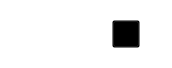
<?xml version="1.0" encoding="UTF-8"?>
<ui version="4.0">
 <class>StudentControls</class>
 <widget class="QWidget" name="StudentControls">
  <property name="geometry">
   <rect>
    <x>0</x>
    <y>0</y>
    <width>172</width>
    <height>64</height>
   </rect>
  </property>
  <property name="windowTitle">
   <string>Form</string>
  </property>
  <property name="styleSheet">
   <string notr="true">QWidget#StudentControls {
font-family:&quot;微软雅黑&quot;;
background-color: transparent;
}</string>
  </property>
  <layout class="QHBoxLayout" name="horizontalLayout">
   <item>
    <widget class="QWidget" name="widget" native="true">
     <property name="sizePolicy">
      <sizepolicy hsizetype="Maximum" vsizetype="Maximum">
       <horstretch>0</horstretch>
       <verstretch>0</verstretch>
      </sizepolicy>
     </property>
     <property name="styleSheet">
      <string notr="true">QWidget#widget{
  width: 132px;
  height: 44px;
  border-radius: 22px;
  background: #FFFFFF;
  box-shadow: 0px 2px 5px #d2d2d2;
}</string>
     </property>
     <layout class="QHBoxLayout" name="horizontalLayout_2">
      <property name="spacing">
       <number>12</number>
      </property>
      <item>
       <widget class="MultiIconButton" name="VideoControl">
        <property name="minimumSize">
         <size>
          <width>28</width>
          <height>28</height>
         </size>
        </property>
        <property name="maximumSize">
         <size>
          <width>28</width>
          <height>28</height>
         </size>
        </property>
        <property name="styleSheet">
         <string notr="true">QToolButton#VideoControl{
font-family:&quot;lviconfont&quot;;
font-size:28px;
color:#666666;
background:transparent;
border:none;
}
QLabel {
font-family:&quot;lviconfont&quot;;
font-size: 28px;
color:#666666;
border:none;
background:transparent;
}</string>
        </property>
        <property name="text">
         <string/>
        </property>
       </widget>
      </item>
      <item>
       <widget class="MultiIconButton" name="MicControl">
        <property name="minimumSize">
         <size>
          <width>28</width>
          <height>28</height>
         </size>
        </property>
        <property name="maximumSize">
         <size>
          <width>28</width>
          <height>28</height>
         </size>
        </property>
        <property name="styleSheet">
         <string notr="true">QToolButton#MicControl{
font-family:&quot;lviconfont&quot;;
font-size:28px;
color:#666666;
background:transparent;
border:none;
}
QLabel {
font-family:&quot;lviconfont&quot;;
font-size: 28px;
color:#666666;
border:none;
background:transparent;
}</string>
        </property>
        <property name="text">
         <string/>
        </property>
       </widget>
      </item>
      <item>
       <widget class="QPushButton" name="LinkmicControl">
        <property name="minimumSize">
         <size>
          <width>28</width>
          <height>28</height>
         </size>
        </property>
        <property name="maximumSize">
         <size>
          <width>28</width>
          <height>28</height>
         </size>
        </property>
        <property name="styleSheet">
         <string notr="true">QPushButton#LinkmicControl{
font-family:&quot;lviconfont&quot;;
font-size:28px;
color:#666666;
background:transparent;
}</string>
        </property>
        <property name="text">
         <string/>
        </property>
       </widget>
      </item>
     </layout>
    </widget>
   </item>
  </layout>
 </widget>
 <customwidgets>
  <customwidget>
   <class>MultiIconButton</class>
   <extends>QToolButton</extends>
   <header>ui/Button/multi_icon_button.h</header>
  </customwidget>
 </customwidgets>
 <resources/>
 <connections/>
</ui>
